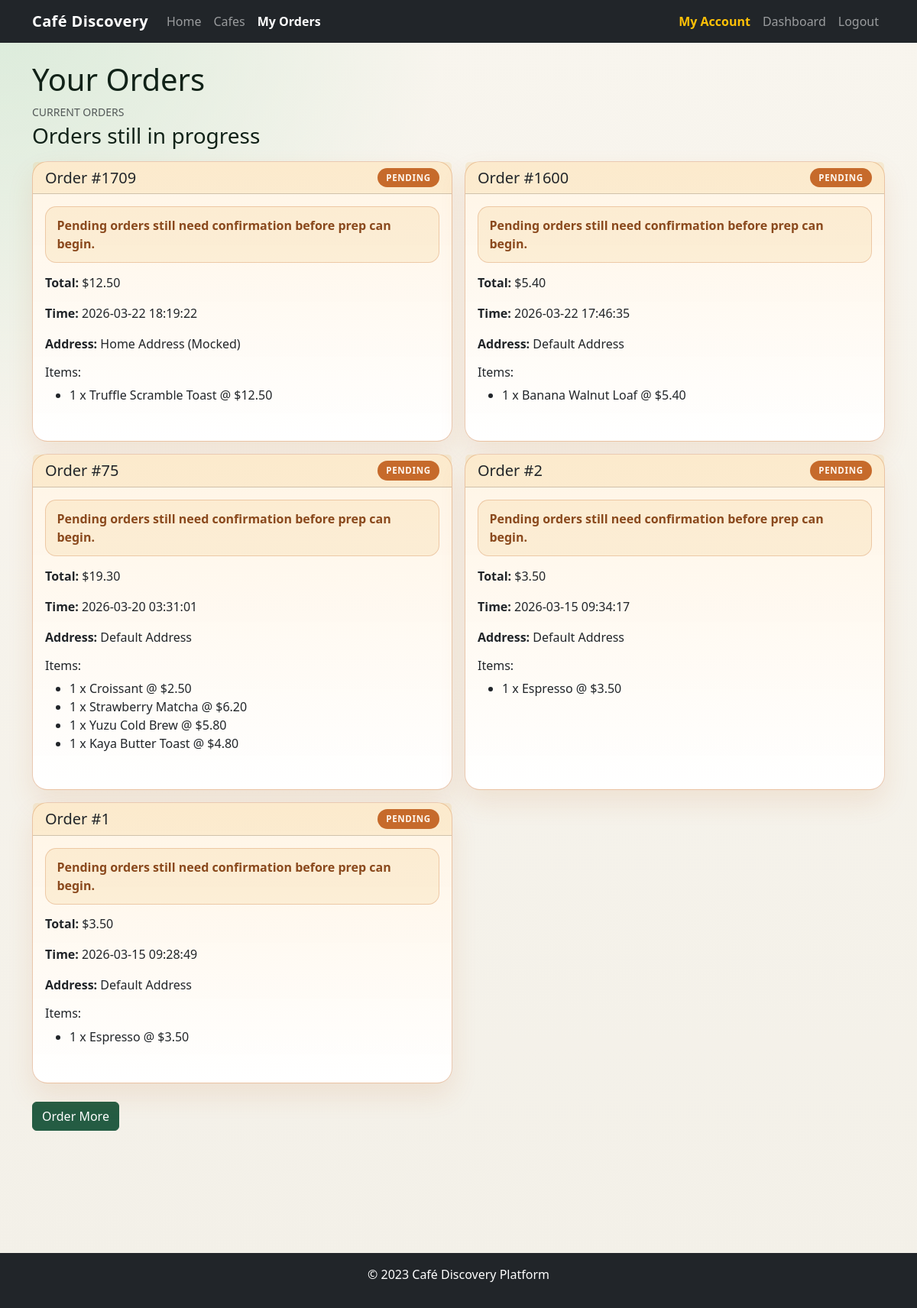
The page /orders on the database its author committed.
### app/models/order.py (models this page shows)
class Order(Base):
    __tablename__ = "orders"
    id = Column(Integer, primary_key=True, index=True)
    customer_id = Column(Integer, ForeignKey("users.id"))
    cafe_id = Column(Integer, ForeignKey("cafes.id"))
    total_amount = Column(Float)
    status = Column(String, default="pending")  # pending, confirmed, preparing, ready, delivered
    order_time = Column(DateTime(timezone=True), server_default=func.now())
    delivery_address = Column(Text)
    notes = Column(Text, nullable=True)
    customer = relationship("User")
    cafe = relationship("Cafe", back_populates="orders")
    items = relationship("OrderItem", back_populates="order")

class OrderItem(Base):
    __tablename__ = "order_items"
    id = Column(Integer, primary_key=True, index=True)
    order_id = Column(Integer, ForeignKey("orders.id"))
    menu_item_id = Column(Integer, ForeignKey("menu_items.id"))
    quantity = Column(Integer)
    price = Column(Float)  # price at time of order
    order = relationship("Order", back_populates="items")
    menu_item = relationship("MenuItem")

### app/models/menu_item.py (models this page shows)
class MenuItem(Base):
    __tablename__ = "menu_items"
    id = Column(Integer, primary_key=True, index=True)
    cafe_id = Column(Integer, ForeignKey("cafes.id"))
    name = Column(String, index=True)
    description = Column(Text)
    price = Column(Float)
    category = Column(String)  # e.g., drink, food
    is_available = Column(Boolean, default=True)
    image_url = Column(String, nullable=True)
    cafe = relationship("Cafe", back_populates="menu_items")

### main.py (the view)
@app.get("/orders", response_class=HTMLResponse)
async def user_orders(
    request: Request,
    status: str = "",
    date_from: str = "",
    date_to: str = "",
    item_search: str = "",
    customer_search: str = "",
    sort: str = "newest",
    current_user: User = Depends(get_current_user_optional),
    db: Session = Depends(get_db),
):
    if not current_user:
        return RedirectResponse(url="/login", status_code=302)
    query = db.query(Order).options(
        joinedload(Order.items).joinedload(OrderItem.menu_item),
        joinedload(Order.customer),
        joinedload(Order.cafe),
    )
    if current_user.role == "vendor":
        cafe_ids = [cafe.id for cafe in db.query(Cafe).filter(Cafe.vendor_id == current_user.id).all()]
        query = query.filter(Order.cafe_id.in_(cafe_ids)) if cafe_ids else query.filter(False)
        if status:
            query = query.filter(Order.status == status)
        if date_from:
            try:
                query = query.filter(func.date(Order.order_time) >= datetime.strptime(date_from, "%Y-%m-%d").date())
            except ValueError:
                pass
        if date_to:
            try:
                query = query.filter(func.date(Order.order_time) <= datetime.strptime(date_to, "%Y-%m-%d").date())
            except ValueError:
                pass
        if item_search:
            query = query.join(Order.items).join(OrderItem.menu_item).filter(MenuItem.name.ilike(f"%{item_search.strip()}%"))
        if customer_search:
            query = query.join(Order.customer).filter(
                (User.full_name.ilike(f"%{customer_search.strip()}%")) |
                (User.email.ilike(f"%{customer_search.strip()}%"))
            )
        if sort == "oldest":
            query = query.order_by(Order.order_time.asc())
        elif sort == "highest":
            query = query.order_by(Order.total_amount.desc(), Order.order_time.desc())
        else:
            query = query.order_by(Order.order_time.desc())
        orders = query.distinct().all()
    else:
        orders = query.filter(Order.customer_id == current_user.id).order_by(Order.order_time.desc()).all()
    points_balance = db.query(func.sum(Point.amount)).filter(Point.user_id == current_user.id).scalar() or 0
    order_analytics = build_order_analytics(orders)
    active_statuses = {"pending", "confirmed", "preparing", "ready"}
    active_orders = [order for order in orders if order.status in active_statuses]
    past_orders = [order for order in orders if order.status not in active_statuses]
    managed_cafe = None
    if current_user.role == "vendor":
        managed_cafe = get_managed_cafe_for_vendor(db, current_user.id)
    return templates.TemplateResponse(
        "orders.html",
        {
            "request": request,
            "orders": orders,
            "current_user": current_user,
            "points_balance": points_balance,
            "order_analytics": order_analytics,
            "managed_cafe": managed_cafe,
            "active_orders": active_orders,
            "past_orders": past_orders,
            "order_filters": {
                "status": status,
                "date_from": date_from,
                "date_to": date_to,
                "item_search": item_search,
                "customer_search": customer_search,
                "sort": sort,
            },
        },
    )

### app/templates/orders.html (shortened to what this page needs)
{% extends "base.html" %}
{% block content %}
<h1>{% if current_user.role == 'vendor' %}Vendor Orders{% else %}Your Orders{% endif %}</h1>
{% macro order_card(order) -%}
<div class="col-md-6">
    <div class="card h-100 order-card order-card--{{ order.status }}">
        <div class="card-header d-flex justify-content-between align-items-center">
            <h5 class="mb-0">Order #{{ order.id }}</h5>
            <span class="badge order-status-badge order-status-badge--{{ order.status }} text-uppercase">{{ order.status }}</span>
        </div>
        <div class="card-body">
            {% if order.status == 'pending' %}
            <p class="order-alert">Pending orders still need confirmation before prep can begin.</p>
            {% endif %}
            <p><strong>Total:</strong> ${{ "%.2f"|format(order.total_amount) }}</p>
            <p><strong>Time:</strong> {{ order.order_time }}</p>
            <p><strong>Address:</strong> {{ order.delivery_address }}</p>
            <h6>Items:</h6>
            <ul>
                {% for item in order.items %}
                <li>{{ item.quantity }} x {{ item.menu_item.name }} @ ${{ "%.2f"|format(item.price) }}</li>
                {% endfor %}
            </ul>
        </div>
    </div>
</div>
{%- endmacro %}
{% if orders %}
{% if active_orders %}
<section class="mb-4">
    <div class="d-flex justify-content-between align-items-end mb-3">
        <div>
            <p class="text-muted text-uppercase small mb-1">{% if current_user.role == 'vendor' %}Active orders{% else %}Current orders{% endif %}</p>
            <h3 class="mb-0">{% if current_user.role == 'vendor' %}Orders to prepare or hand off{% else %}Orders still in progress{% endif %}</h3>
        </div>
    </div>
    <div class="row g-3">
        {% for order in active_orders %}
        {{ order_card(order) }}
        {% endfor %}
    </div>
</section>
{% endif %}
{% else %}
<p>{% if current_user.role == 'vendor' %}No customer orders have been placed for your cafe yet.{% else %}You have no orders yet.{% endif %}</p>
{% endif %}
<div class="mt-3">
    {% if current_user.role == 'vendor' %}
    <a href="/dashboard" class="btn btn-primary">Back to Dashboard</a>
    {% else %}
    <a href="/cafes" class="btn btn-primary">Order More</a>
    {% endif %}
</div>
{% endblock %}

### app/templates/base.html (shortened to what this page needs)
<!DOCTYPE html>
<html lang="en">
<head>
    <link href="https://cdn.jsdelivr.net/npm/bootstrap@5.3.0/dist/css/bootstrap.min.css" rel="stylesheet">
    <link rel="stylesheet" href="{{ url_for('static', path='css/style.css') }}">
</head>
<body>
    <nav class="navbar navbar-expand-lg navbar-dark bg-dark">
        <div class="container">
            <a class="navbar-brand" href="/">Café Discovery</a>
            <div class="collapse navbar-collapse" id="navbarNav">
                <ul class="navbar-nav me-auto">
                    <li class="nav-item"><a class="nav-link {% if request.url.path == '/' %}active fw-bold{% endif %}" href="/">Home</a></li>
                    {% if current_user %}
                    <li class="nav-item"><a class="nav-link {% if request.url.path.startswith('/cafes') %}active fw-bold{% endif %}" href="/cafes">Cafes</a></li>
                    {% if current_user.role == 'customer' %}
                    <li class="nav-item"><a class="nav-link {% if request.url.path.startswith('/orders') %}active fw-bold{% endif %}" href="/orders">My Orders</a></li>
                    {% else %}
                    <li class="nav-item"><a class="nav-link {% if request.url.path.startswith('/orders') %}active fw-bold{% endif %}" href="/orders">Orders</a></li>
                    {% endif %}
                    {% endif %}
                </ul>
                <ul class="navbar-nav">
                    {% if current_user %}
                        <li class="nav-item"><a class="nav-link text-warning {% if request.url.path == '/account' %}fw-bold text-decoration-underline{% else %}fw-semibold{% endif %}" href="/account">My Account</a></li>
                        <li class="nav-item"><a class="nav-link {% if request.url.path.startswith('/dashboard') %}active fw-bold{% endif %}" href="/dashboard">Dashboard</a></li>
                        <li class="nav-item"><a class="nav-link" href="/logout">Logout</a></li>
                    {% else %}
                        <li class="nav-item"><a class="nav-link {% if request.url.path == '/login' %}active fw-bold{% endif %}" href="/login">Login</a></li>
                    {% endif %}
                </ul>
            </div>
        </div>
    </nav>
    <main class="container mt-4">
        {% block content %}{% endblock %}
    </main>
    <footer class="bg-dark text-white text-center py-3 mt-5">
        <p>&copy; 2023 Café Discovery Platform</p>
    </footer>
</body>
</html>

### app/static/css/style.css (style rules this page uses)
:root { --brand-ink: #112218; --brand-green: #245c43; --brand-green-dark: #163f2d; --brand-mint: #d7ead8; --brand-cream: #f6f3ea; --brand-sand: #ece3d0; --brand-line: rgba(17, 34, 24, 0.12); }
body { background: radial-gradient(circle at top left, rgba(215, 234, 216, 0.9), transparent 28%), linear-gradient(180deg, #f8f5ee 0%, #f3f0e8 100%); color: var(--brand-ink); min-height: 100vh; }
.navbar-brand { font-weight: 700; letter-spacing: 0.02em; }
.card, .dashboard-card { margin-bottom: 1rem; border: 1px solid var(--brand-line); border-radius: 1.25rem; box-shadow: 0 14px 35px rgba(28, 45, 34, 0.08); }
.card { background: rgba(255, 255, 255, 0.88); }
.btn-primary { background-color: var(--brand-green); border-color: var(--brand-green); }
main.container { padding-bottom: 7rem; }
footer { width: 100%; }
.order-card { border-width: 1px; transition: transform 160ms ease, box-shadow 160ms ease, border-color 160ms ease; }
.order-card--pending { background: linear-gradient(180deg, rgba(255, 244, 228, 0.98), rgba(255, 255, 255, 0.96)); border-color: rgba(198, 106, 43, 0.36); box-shadow: 0 16px 34px rgba(198, 106, 43, 0.12); }
.order-card--pending .card-header { background: rgba(240, 201, 122, 0.22); }
.order-status-badge { border-radius: 999px; font-size: 0.72rem; letter-spacing: 0.06em; padding: 0.45rem 0.7rem; }
.order-status-badge--pending { background: #c66a2b; color: #fff7ef; }
.order-alert { background: rgba(240, 201, 122, 0.2); border: 1px solid rgba(198, 106, 43, 0.28); border-radius: 0.9rem; color: #8a491d; font-weight: 600; margin-bottom: 0.85rem; padding: 0.75rem 0.9rem; }

### rows shown on the page
Order: id "1709", status "PENDING", shows "Pending orders still need confirmation before prep can begin.", total_amount "12.50", order_time "2026-03-22 18:19:22", delivery_address "Home Address (Mocked)"
OrderItem: quantity "1", menu_item.name "Truffle Scramble Toast", price "12.50"
Order: id "1600", status "PENDING", shows "Pending orders still need confirmation before prep can begin.", total_amount "5.40", order_time "2026-03-22 17:46:35", delivery_address "Default Address"
OrderItem: quantity "1", menu_item.name "Banana Walnut Loaf", price "5.40"
Order: id "75", status "PENDING", shows "Pending orders still need confirmation before prep can begin.", total_amount "19.30", order_time "2026-03-20 03:31:01", delivery_address "Default Address"
OrderItem: quantity "1", menu_item.name "Croissant", price "2.50"
OrderItem: quantity "1", menu_item.name "Strawberry Matcha", price "6.20"
OrderItem: quantity "1", menu_item.name "Yuzu Cold Brew", price "5.80"
OrderItem: quantity "1", menu_item.name "Kaya Butter Toast", price "4.80"
Order: id "2", status "PENDING", shows "Pending orders still need confirmation before prep can begin.", total_amount "3.50", order_time "2026-03-15 09:34:17", delivery_address "Default Address"
OrderItem: quantity "1", menu_item.name "Espresso", price "3.50"
Order: id "1", status "PENDING", shows "Pending orders still need confirmation before prep can begin.", total_amount "3.50", order_time "2026-03-15 09:28:49", delivery_address "Default Address"
OrderItem: quantity "1", menu_item.name "Espresso", price "3.50"
